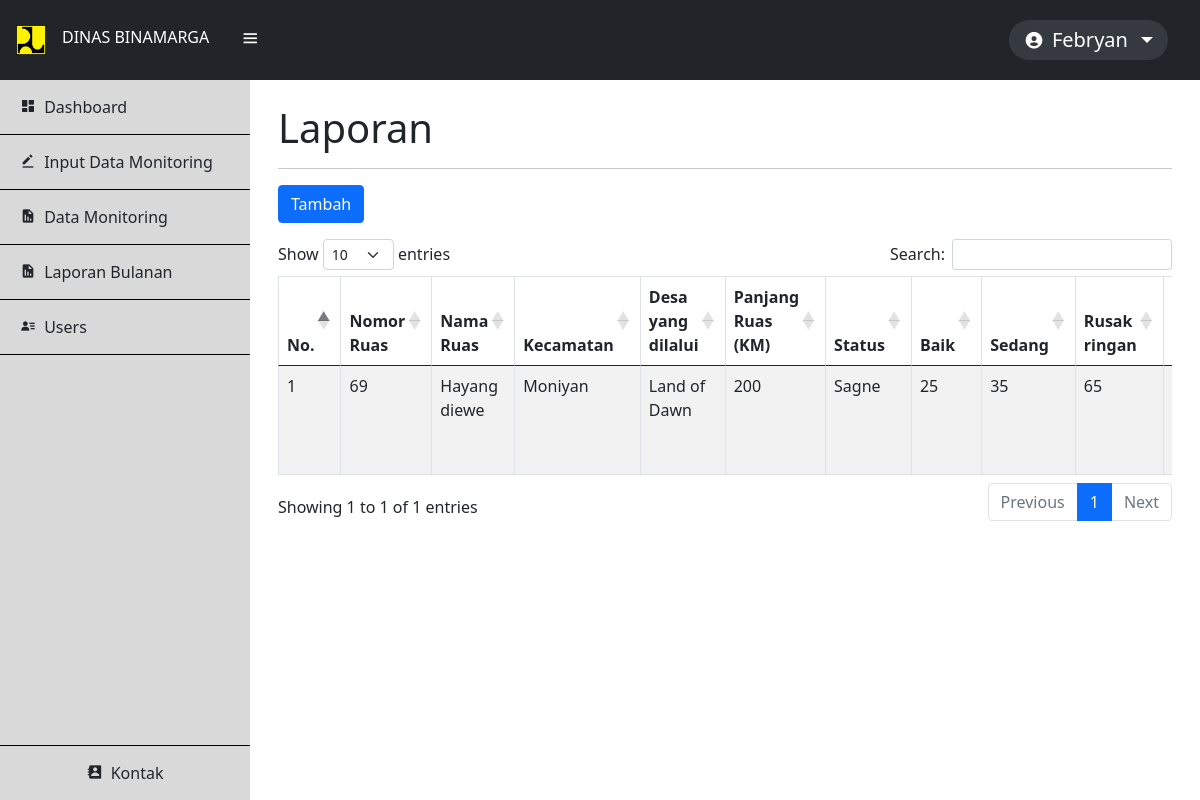
Screenshot of / (signed in) with the database file from the repository.
### tables this page shows
CREATE TABLE `ruas_jalan` (
  `id` int(11) NOT NULL,
  `no_ruas` varchar(254) NOT NULL,
  `nama_ruas` varchar(254) NOT NULL,
  `kecamatan` varchar(254) NOT NULL,
  `desa` varchar(254) NOT NULL,
  `panjang_ruas` varchar(254) NOT NULL,
  `status` varchar(254) NOT NULL,
  `baik` varchar(16) NOT NULL,
  `sedang` varchar(16) NOT NULL,
  `rusak_ringan` varchar(16) NOT NULL,
  `rusak_berat` varchar(16) NOT NULL,
  `kondisi` varchar(100) NOT NULL,
  `tahun` varchar(16) NOT NULL,
  `gambar` varchar(254) NOT NULL,
  `link` varchar(1000) NOT NULL,
  `added_at` date NOT NULL DEFAULT current_timestamp()
);

### config/controller.php (called while the page is built, shortened)
<?php
function select($query) {
    global $db;
    $result = mysqli_query($db, $query);
    $rows = [];
    while ($row = mysqli_fetch_assoc($result)) {
        $rows[] = $row;
    }
    return $rows;
}

### index.php (the view, shortened to what this page needs)
<?php
include 'layout/header.php';
$data_ruas = select("SELECT * FROM ruas_jalan ORDER BY id DESC");
?>
    <div class="datas mx-3">
        <h1 class="pt-4">Laporan</h1>
        <hr>
        <div class="row">
            <div class="col-6">
                <?php if ($_SESSION['level'] == 1) : ?>
                    <a href="tambah.php" class="btn btn-primary mb-3">Tambah</a>
                <?php endif; ?>
            </div>
        </div>
        <div style="overflow-x: scroll; background: white;">
        <table class="table table-bordered table-striped" id="table">
            <thead>
                <tr class="text-center">
                    <th>No.</th>
                    <th>Nomor Ruas</th>
                    <th>Nama Ruas</th>
                    <th>Kecamatan</th>
                    <th>Desa yang dilalui</th>
                    <th>Panjang Ruas (KM)</th>
                    <th>Status</th>
                    <th>Baik</th>
                    <th>Sedang</th>
                    <th>Rusak ringan</th>
                    <th>Rusak berat</th>
                </tr>
            </thead>
            <tbody>
                <?php $no = 1; ?>
                <?php foreach ($data_ruas as $data) : ?>
                <tr>
                    <td><?= $no++; ?></td>
                    <td><?= $data['no_ruas']; ?></td>
                    <td><?= $data['nama_ruas']; ?></td>
                    <td><?= $data['kecamatan']; ?></td>
                    <td><?= $data['desa']; ?></td>
                    <td><?= $data['panjang_ruas']; ?></td>
                    <td><?= $data['status']; ?></td>
                    <td><?= $data['baik']; ?></td>
                    <td><?= $data['sedang']; ?></td>
                    <td><?= $data['rusak_ringan']; ?></td>
                    <td><?= $data['rusak_berat']; ?></td>
                </tr>
                <?php endforeach; ?>
            </tbody>
        </table>
        </div>
    </div>
    </div>
</div>
<?php
include 'layout/footer.php';
?>

### layout/header.php (shortened to what this page needs)
<?php
$nomor_telepon = "+6282273498801";
$pesan = "";
$encoded_pesan = urlencode($pesan);
$wa_url = "https://api.whatsapp.com/send?phone=" . $nomor_telepon . "&text=Halo Bapak/Ibu..." . $encoded_pesan;
?>
<!DOCTYPE html>
<html lang="en">
<head>
    <link href="https://cdn.jsdelivr.net/npm/bootstrap@5.0.2/dist/css/bootstrap.min.css" rel="stylesheet">
    <link href="https://cdn.datatables.net/1.13.4/css/dataTables.bootstrap5.min.css" rel="stylesheet">
    <link href='https://unpkg.com/boxicons@2.1.4/css/boxicons.min.css' rel='stylesheet'>
    <link href="./assets/styleq.css" rel="stylesheet">
</head>
<body>
<div class="header d-flex justify-content-between px-3 py-3 bg-dark align-items-center sticky-top">
    <div class="text-white text-uppercase d-flex">
        <a href="index.php" class="d-flex justify-content-center align-items-center nav-link p-0 text-white">
            <img src="./assets/logo.png" alt="logo" width="30px">
            <h6 class="ms-3 mt-1">dinas binamarga</h6>
        </a>
        <div>
            <button id="cls" class="close-btn btn text-white" onclick="closeNav()"><i class='bx bx-menu'></i></button>
        </div>
    </div>
    <div class="user-profile dropdown">
        <button class="navbar-brand dropdown-toggle text-capitalize text-white d-flex align-items-center gap-2" type="button" id="dropdownMenuButton1" data-bs-toggle="dropdown" aria-expanded="false">
            <i class='bx bxs-user-circle'></i>
            <?= $_SESSION['username'] ?>
        </button>
    </div>
</div>
<div class="container-fluid">
    <div class="flex-nowrap">
        <div id="sidebar" class="navigasi">
            <div class="d-flex flex-column text-white">
                <ul class="nav mb-sm-auto mb-0" id="menu">
                    <li class="nav-item">
                        <a href="dashboard.php" class="nav-link align-middle text-dark">
                            <i class='bx bxs-dashboard'></i> <span class="ms-1 d-none d-sm-inline">Dashboard</span>
                        </a>
                    </li>
                    <?php if ($_SESSION['level'] == 1) : ?>
                        <li class="nav-item">
                            <a href="index.php" class="nav-link align-middle text-dark">
                                <i class='bx bxs-edit-alt' ></i> <span class="ms-1 d-none d-sm-inline">Input Data Monitoring</span>
                            </a>
                        </li>
                    <?php endif; ?>
                    <li class="nav-item">
                        <a href="cari.php" class="nav-link align-middle text-dark">
                            <i class='bx bxs-report' ></i> <span class="ms-1 d-none d-sm-inline">Data Monitoring</span>
                        </a>
                    </li>
                    <li class="nav-item">
                        <a href="laporan.php" class="nav-link align-middle text-dark">
                            <i class='bx bxs-report' ></i> <span class="ms-1 d-none d-sm-inline">Laporan Bulanan</span>
                        </a>
                    <?php if ($_SESSION['level'] == 1) : ?>
                        <li class="nav-item">
                            <a href="user.php" class="nav-link align-middle text-dark">
                                <i class='bx bxs-user-detail'></i> <span class="ms-1 d-none d-sm-inline">Users</span>
                            </a>
                        </li>
                    <?php endif; ?>
                </ul>
            </div>
            <div class="kontak text-center">
                <a href="<?php echo $wa_url; ?>" class="text-dark nav-link text-decoration-none">
                <i class='bx bxs-contact'></i> <span class="ms-1 d-none d-sm-inline">Kontak</span>
                </a>
            </div>
        </div>
    <section id="main">

### layout/footer.php (shortened to what this page needs)
</html>

### assets/styleq.css (style rules this page uses)
.navigasi { background: #D9D9D9; height: calc(100% - 80px) !important; position: fixed; width: 250px; left: 0; overflow-x: hidden; transition: 500ms ease; display: flex; flex-direction: column; justify-content: space-between; }
.header { height: 80px; }
.header button { font-size: 20px; padding: 0; box-shadow: none !important; margin-left: 30px; }
#main { transition: 500ms ease; margin-left: 250px; }
.navigasi ul li a { border-bottom: 1px solid #000 !important; width: 250px !important; padding: 15px 0 15px 20px; }
.kontak a { padding: 15px 0; width: 250px; border-top: 1px solid #000; }
.user-profile button { background: #343a40; padding: 5px 15px; border-radius: 20px; box-shadow: none; border: none; }

### rows the page displays
ruas_jalan: no_ruas "69", nama_ruas "Hayang diewe", kecamatan "Moniyan", desa "Land of Dawn", panjang_ruas "200", status "Sagne", baik "25", sedang "35", rusak_ringan "65"

### other values shown
$_SESSION['username'] "Febryan"
